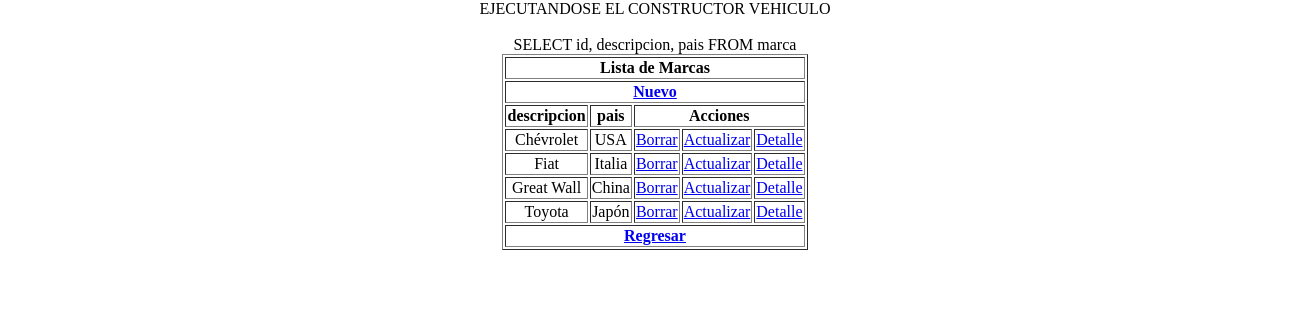
Screenshot of /marca.php with the database file from the repository.
### tables this page shows
CREATE TABLE `marca` (
  `id` smallint(5) UNSIGNED NOT NULL,
  `descripcion` varchar(50) NOT NULL,
  `pais` varchar(50) NOT NULL,
  `direccion` varchar(16) DEFAULT NULL,
  `foto` varchar(20) DEFAULT NULL
);

### class/class.marca.php (the view, shortened to what this page needs)
<?php
class marca{
	private $con;
	function __construct($cn){
		$this->con = $cn;
	    echo "EJECUTANDOSE EL CONSTRUCTOR VEHICULO<br><br>";
	}
	public function get_list(){
		$d_new = "new/0";
        $d_new_final = base64_encode($d_new);
		$html = '
		<table border="1" align="center">
			<tr>
				<th colspan="8">Lista de Marcas</th>
			</tr>
			<tr>
				<th colspan="8"><a href="marca.php?d=' . $d_new_final . '">Nuevo</a></th>
			</tr>
			<tr>
				<th>descripcion</th>
				<th>pais</th>
				<th colspan="3">Acciones</th>
			</tr>';
		$sql = "SELECT id, descripcion, pais
				FROM marca";
		echo $sql;
		$res = $this->con->query($sql);
		$num = $res->num_rows;
        if($num != 0){
		    while($row = $res->fetch_assoc()){
				$d_del = "del/" . $row['id'];
				$d_del_final = base64_encode($d_del);
				$d_act = "act/" . $row['id'];
				$d_act_final = base64_encode($d_act);
				$d_det = "det/" . $row['id'];
				$d_det_final = base64_encode($d_det);
				$html .= '
					<tr>
						<td>' . $row['descripcion'] . '</td>
						<td>' . $row['pais'] . '</td>
						<td><a href="marca.php?d=' . $d_del_final . '">Borrar</a></td>
						<td><a href="marca.php?d=' . $d_act_final . '">Actualizar</a></td>
						<td><a href="marca.php?d=' . $d_det_final . '">Detalle</a></td>
					</tr>';
		    }
		    $html .= '
					<tr><th colspan="8"><a href="index.php? ">Regresar</a></th></tr>';
		}else{
			$mensaje = "Tabla Marca" . "<br>";
            echo $this->_message_BD_Vacia($mensaje);
			echo "<br><br><br>";
		}
		$html .= '</table>';
		return $html;
	}
}
?>

### Recursos/estilos.css (style rules this page uses)
body { width:1300px; margin: 0 auto; text-align:center; }

### rows the page displays
marca: descripcion "Chévrolet", pais "USA"
marca: descripcion "Fiat", pais "Italia"
marca: descripcion "Great Wall", pais "China"
marca: descripcion "Toyota", pais "Japón"

### other values shown
$sql "SELECT id, descripcion, pais FROM marca"
